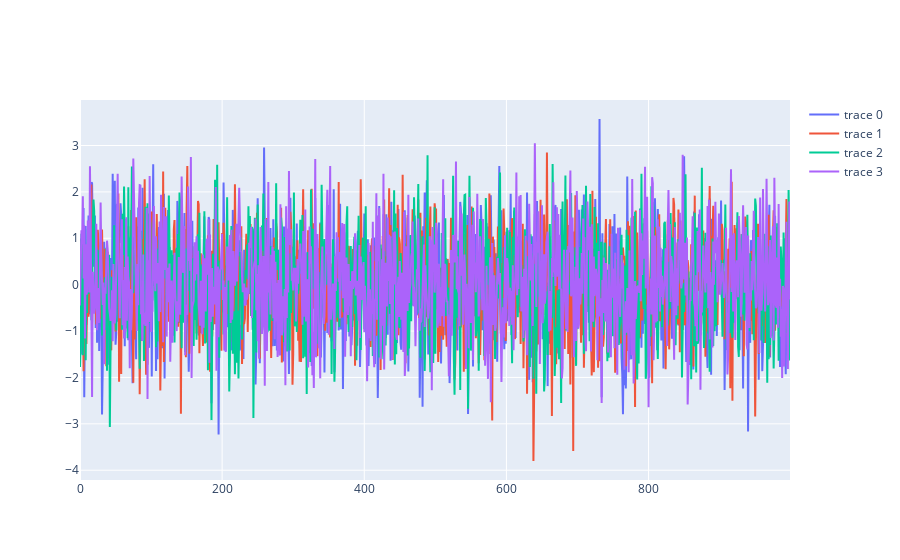

Source (notebook cell):
### Code cell
fig = go.Figure()

for t in return_vec:
    tracer = go.Scatter(y=t, mode='lines')
    fig.add_trace(tracer)
fig.show()

### Figure 1 — Plotly figure (JSON) as saved in the notebook; plotly's stock layout.template omitted (floating-point values rounded to 4 significant figures; data arrays with more than 128 entries replaced by an {"elided": "..."} marker saying what was removed)
{"data": [{"mode": "lines", "type": "scatter", "y": {"elided": "1000 float values"}}, {"mode": "lines", "type": "scatter", "y": {"elided": "1000 float values"}}, {"mode": "lines", "type": "scatter", "y": {"elided": "1000 float values"}}, {"mode": "lines", "type": "scatter", "y": {"elided": "1000 float values"}}], "layout": {}}
